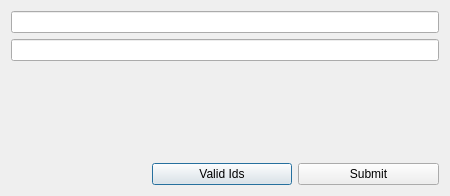
<?xml version="1.0" encoding="UTF-8"?>
<ui version="4.0">
 <class>LoginDialog</class>
 <widget class="QDialog" name="LoginDialog">
  <property name="geometry">
   <rect>
    <x>0</x>
    <y>0</y>
    <width>450</width>
    <height>196</height>
   </rect>
  </property>
  <property name="windowTitle">
   <string>Dialog</string>
  </property>
  <layout class="QVBoxLayout" name="verticalLayout">
   <item>
    <widget class="QLineEdit" name="idLineEdit"/>
   </item>
   <item>
    <widget class="QLineEdit" name="passLineEdit"/>
   </item>
   <item>
    <spacer name="verticalSpacer">
     <property name="orientation">
      <enum>Qt::Vertical</enum>
     </property>
     <property name="sizeHint" stdset="0">
      <size>
       <width>20</width>
       <height>59</height>
      </size>
     </property>
    </spacer>
   </item>
   <item>
    <layout class="QHBoxLayout" name="horizontalLayout">
     <item>
      <spacer name="horizontalSpacer">
       <property name="orientation">
        <enum>Qt::Horizontal</enum>
       </property>
       <property name="sizeHint" stdset="0">
        <size>
         <width>40</width>
         <height>20</height>
        </size>
       </property>
      </spacer>
     </item>
     <item>
      <widget class="QPushButton" name="validIdsButton">
       <property name="sizePolicy">
        <sizepolicy hsizetype="MinimumExpanding" vsizetype="Preferred">
         <horstretch>0</horstretch>
         <verstretch>0</verstretch>
        </sizepolicy>
       </property>
       <property name="text">
        <string>Valid Ids</string>
       </property>
      </widget>
     </item>
     <item>
      <widget class="QPushButton" name="submitButton">
       <property name="sizePolicy">
        <sizepolicy hsizetype="MinimumExpanding" vsizetype="Preferred">
         <horstretch>0</horstretch>
         <verstretch>0</verstretch>
        </sizepolicy>
       </property>
       <property name="text">
        <string>Submit</string>
       </property>
      </widget>
     </item>
    </layout>
   </item>
  </layout>
 </widget>
 <resources/>
 <connections/>
</ui>
